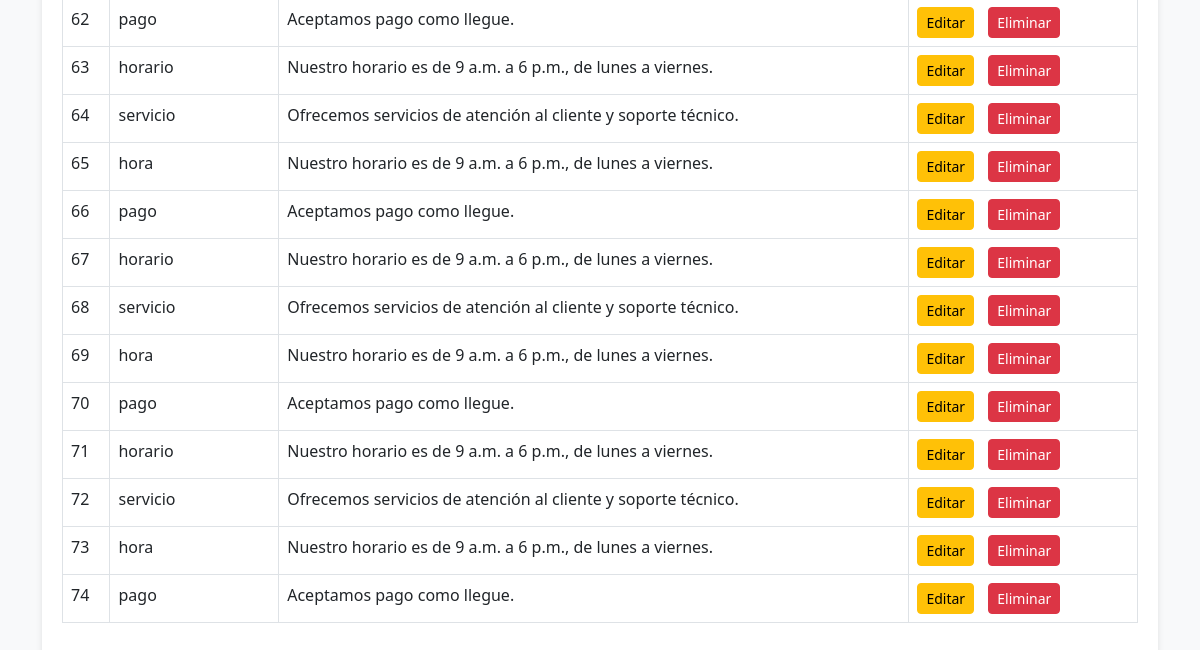
Before: / (lower part) with the older database file.
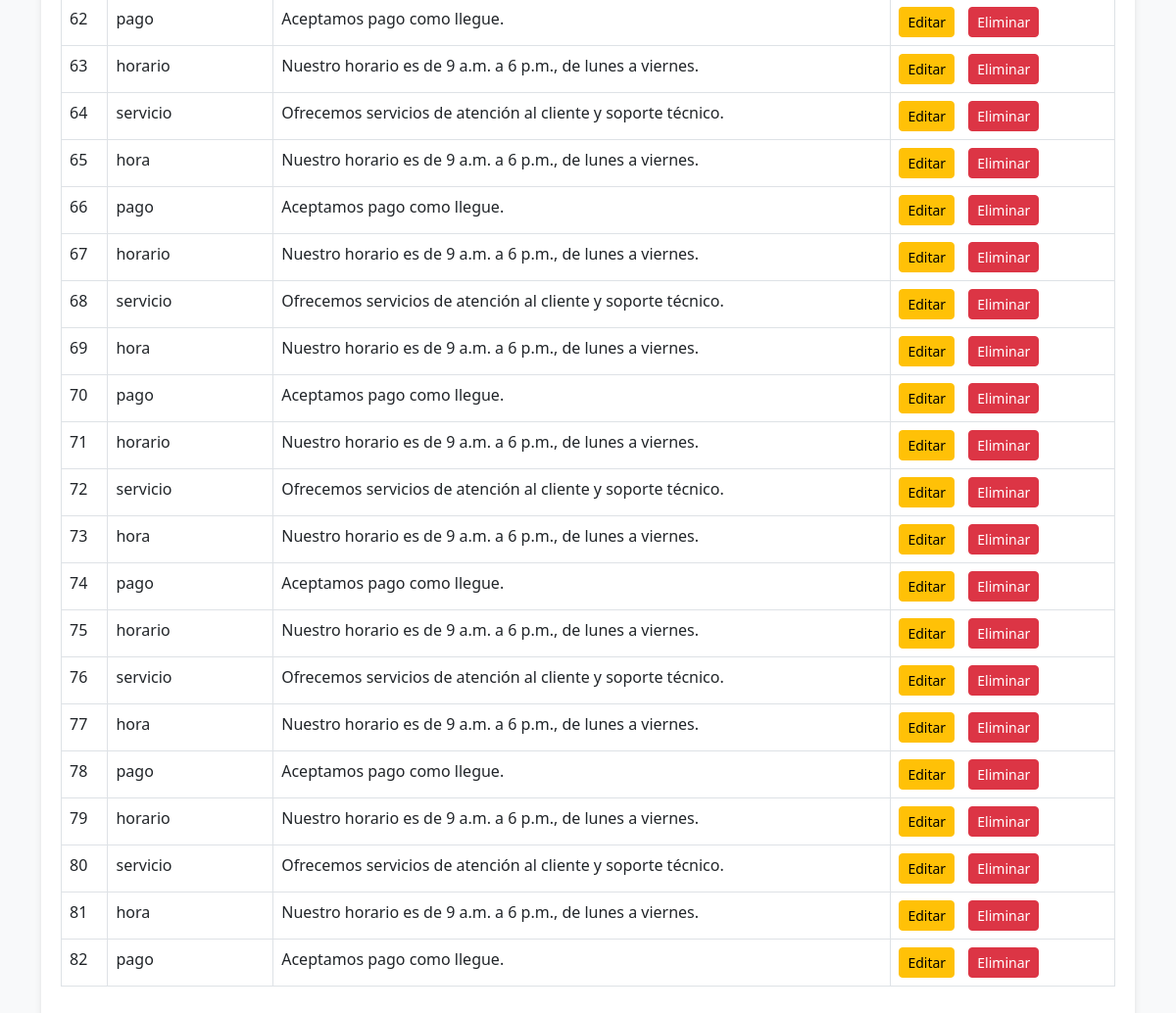
After: the same page with the newer database file.
### tables this page shows
CREATE TABLE "respuestas" (
            id INTEGER PRIMARY KEY AUTOINCREMENT,
                    palabra_clave TEXT NOT NULL,
                            respuesta TEXT NOT NULL
                                );

### configuracion.py (the view)
@app.route('/')
def indexconfig():
    conexion = conectar_db()
    cursor = conexion.cursor()
    cursor.execute("SELECT * FROM respuestas;")
    respuestas = cursor.fetchall()
    conexion.close()
    return render_template('indexconfig.html', respuestas=respuestas)

### configuracion.py (called while the page is built)
def conectar_db():
    return sqlite3.connect("chatbot.db")

### indexconfig.html (shortened to what this page needs)
<!DOCTYPE html>
<html lang="es">
<head>
    <link href="https://cdn.jsdelivr.net/npm/bootstrap@5.3.0-alpha1/dist/css/bootstrap.min.css" rel="stylesheet">
</head>
<body>
    <div class="container">
        <div class="table-container">
            <table class="table table-bordered">
                <tbody>
                    {% for respuesta in respuestas %}
                    <tr>
                        <td>{{ respuesta[0] }}</td>
                        <td>{{ respuesta[1] }}</td>
                        <td>{{ respuesta[2] }}</td>
                        <td>
                            <a href="{{ url_for('editar_respuesta', id=respuesta[0]) }}" class="btn btn-warning btn-sm btn-custom">Editar</a>
                            <a href="{{ url_for('eliminar_respuesta', id=respuesta[0]) }}" class="btn btn-danger btn-sm btn-custom" onclick="return confirm('¿Estás seguro de que deseas eliminar esta respuesta?')">Eliminar</a>
                        </td>
                    </tr>
                    {% endfor %}
                </tbody>
            </table>
        </div>
    </div>
</body>
</html>

### indexconfig.html (style rules this page uses)
body { background-color: #f8f9fa; }
.container { margin-top: 30px; }
.table-container { margin-top: 30px; background-color: white; padding: 20px; border-radius: 8px; box-shadow: 0 4px 6px rgba(0, 0, 0, 0.1); }

Changed rows visible on the page:
added respuestas: id "75", palabra_clave "horario", respuesta "Nuestro horario es de 9 a.m. a 6 p.m., de lunes a viernes."
added respuestas: id "76", palabra_clave "servicio", respuesta "Ofrecemos servicios de atención al cliente y soporte técnico."
added respuestas: id "77", palabra_clave "hora", respuesta "Nuestro horario es de 9 a.m. a 6 p.m., de lunes a viernes."
added respuestas: id "78", palabra_clave "pago", respuesta "Aceptamos pago como llegue."
added respuestas: id "79", palabra_clave "horario", respuesta "Nuestro horario es de 9 a.m. a 6 p.m., de lunes a viernes."
added respuestas: id "80", palabra_clave "servicio", respuesta "Ofrecemos servicios de atención al cliente y soporte técnico."
added respuestas: id "81", palabra_clave "hora", respuesta "Nuestro horario es de 9 a.m. a 6 p.m., de lunes a viernes."
added respuestas: id "82", palabra_clave "pago", respuesta "Aceptamos pago como llegue."
